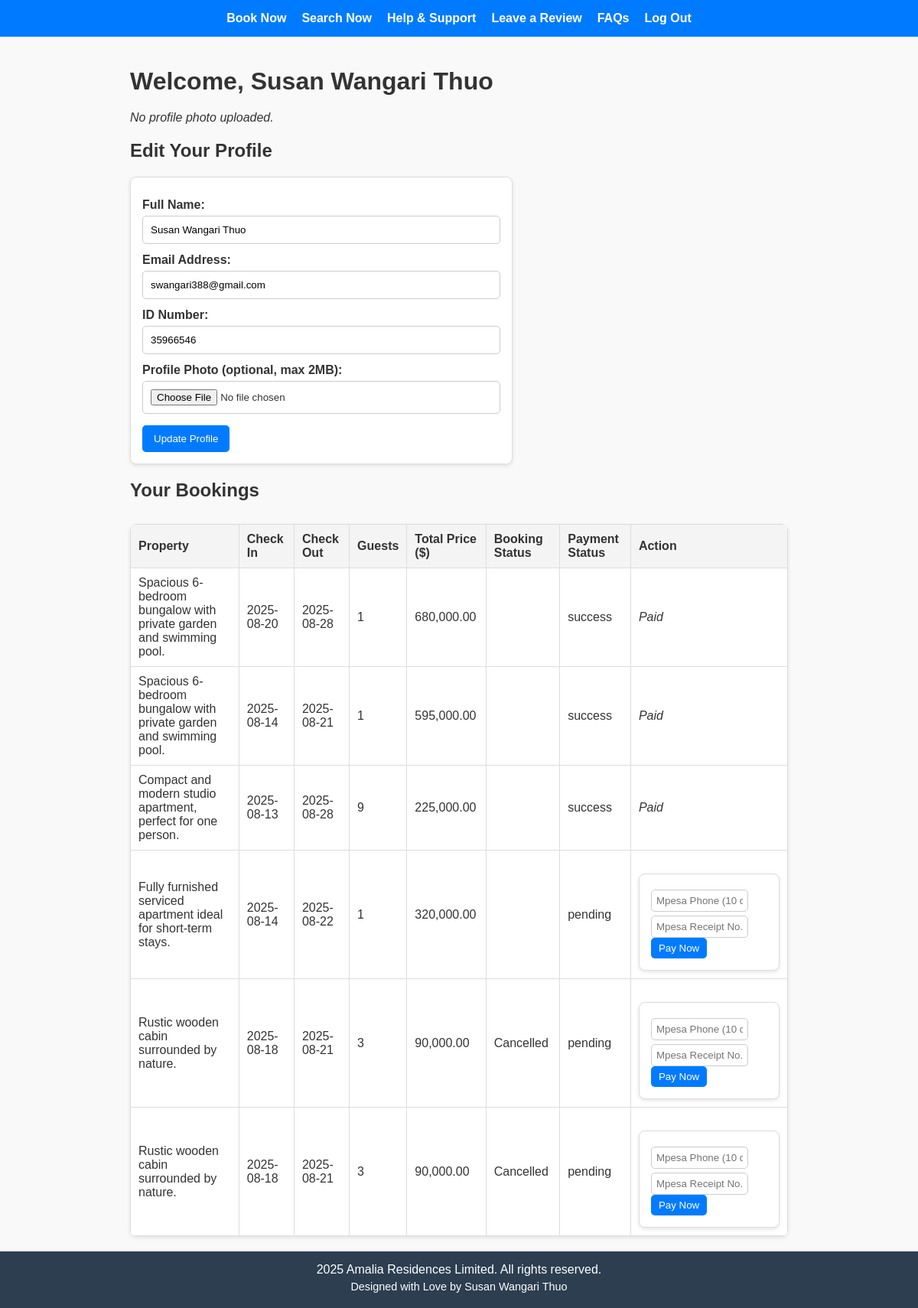
/clientdashboard.php (signed in), run on the app's committed database.
### tables this page shows
CREATE TABLE `users` (
  `user_id` int(11) NOT NULL,
  `name` varchar(100) DEFAULT NULL,
  `email` varchar(100) DEFAULT NULL,
  `id_number` varchar(50) DEFAULT NULL,
  `profile_photo` varchar(255) DEFAULT NULL,
  `password` varchar(255) DEFAULT NULL,
  `role` enum('host','guest') NOT NULL DEFAULT 'guest'
);

CREATE TABLE `bookings` (
  `booking_id` int(11) NOT NULL,
  `user_id` int(11) DEFAULT NULL,
  `property_id` int(11) DEFAULT NULL,
  `booking_date` date DEFAULT NULL,
  `check_in` date DEFAULT NULL,
  `check_out` date DEFAULT NULL,
  `num_guests` int(11) NOT NULL DEFAULT 1,
  `status` enum('pending','confirmed','cancelled') DEFAULT 'pending',
  `totalprice` decimal(10,2) NOT NULL
);

CREATE TABLE `properties` (
  `property_id` int(11) NOT NULL,
  `owner_id` int(11) DEFAULT NULL,
  `description` text DEFAULT NULL,
  `location` varchar(255) DEFAULT NULL,
  `price` decimal(10,2) DEFAULT NULL,
  `status` enum('available','booked') DEFAULT 'available',
  `image` varchar(255) NOT NULL,
  `maxguests` int(11) NOT NULL
);

### clientdashboard.php (the view, shortened to what this page needs)
<?php
include "db.php";
$user_id = $_SESSION['user_id'];
$stmt = $conn->prepare("SELECT name, email, id_number, profile_photo FROM users WHERE user_id = ?");
$stmt->bind_param("i", $user_id);
$stmt->execute();
$result = $stmt->get_result();
$user = $result->fetch_assoc();
$bookings_sql = "
    SELECT b.booking_id, b.property_id, b.check_in, b.check_out, b.num_guests,
           b.totalprice, b.status,
           p.description AS property_description,
           (SELECT payment_status FROM payments WHERE booking_id = b.booking_id ORDER BY payment_date DESC LIMIT 1) AS payment_status
    FROM bookings b
    JOIN properties p ON b.property_id = p.property_id
    WHERE b.user_id = ?
    ORDER BY b.booking_date DESC
";
$stmt = $conn->prepare($bookings_sql);
$stmt->bind_param("i", $user_id);
$stmt->execute();
$bookings_result = $stmt->get_result();
?>
<!DOCTYPE html>
<html lang="en">
<head>
</head>
<body>
     <nav class="nav">
        <a href="viewproperties.php">Book Now</a>
        <a href="searchproperties.php">Search Now</a>
        <a href="contact_us.php">Help & Support</a>
        <a href="reviews.php">Leave a Review</a>
        <a href="FAQs.html">FAQs</a>
        <a href="logout.php">Log Out</a>
    </nav>
    <div class="container">
<h1 >Welcome, <?= htmlspecialchars($user['name']) ?></h1>
<?php if ($user['profile_photo']): ?>
    <img src="uploads/<?= htmlspecialchars($user['profile_photo']) ?>" alt="Profile Photo" class="profile-photo" />
<?php else: ?>
    <p><em>No profile photo uploaded.</em></p>
<?php endif; ?>
<h2>Edit Your Profile</h2>
<form action="" method="POST" enctype="multipart/form-data">
    <label for="name">Full Name:</label>
    <input type="text" name="name" id="name" value="<?= htmlspecialchars($user['name']) ?>" required>
    <label for="email">Email Address:</label>
    <input type="email" name="email" id="email" value="<?= htmlspecialchars($user['email']) ?>" required>
    <label for="id_number">ID Number:</label>
    <input type="text" name="id_number" id="id_number" value="<?= htmlspecialchars($user['id_number']) ?>" required>
    <label for="profile_photo">Profile Photo (optional, max 2MB):</label>
    <input type="file" name="profile_photo" id="profile_photo" accept="image/*">
    <button type="submit" name="update_profile">Update Profile</button>
</form>
<h2>Your Bookings</h2>
<?php if ($bookings_result->num_rows === 0): ?>
    <p>No bookings found.</p>
<?php else: ?>
    <table>
        <thead>
            <tr>
                <th>Property</th>
                <th>Check In</th>
                <th>Check Out</th>
                <th>Guests</th>
                <th>Total Price ($)</th>
                <th>Booking Status</th>
                <th>Payment Status</th>
                <th>Action</th>
            </tr>
        </thead>
        <tbody>
        <?php while ($row = $bookings_result->fetch_assoc()): ?>
            <tr>
                <td><?= htmlspecialchars($row['property_description']) ?></td>
                <td><?= htmlspecialchars($row['check_in']) ?></td>
                <td><?= htmlspecialchars($row['check_out']) ?></td>
                <td><?= htmlspecialchars($row['num_guests']) ?></td>
                <td><?= number_format($row['totalprice'], 2) ?></td>
                <td><?= htmlspecialchars(ucfirst($row['status'])) ?></td>
                <td><?= htmlspecialchars($row['payment_status'] ?? 'pending') ?></td>
                <td>
                    <?php if (empty($row['payment_status']) || strtolower($row['payment_status']) == 'pending'): ?>
                        <form method="POST" class="pay-form">
                            <input type="text" name="mpesa_phone" placeholder="Mpesa Phone (10 digits)" required pattern="\d{10}" maxlength="10" size="12">
                            <input type="text" name="mpesa_receipt" placeholder="Mpesa Receipt No." required size="12">
                            <button type="submit" name="pay_now">Pay Now</button>
                        </form>
                    <?php else: ?>
                        <em>Paid</em>
                    <?php endif; ?>
                </td>
            </tr>
        <?php endwhile; ?>
        </tbody>
    </table>
<?php endif; ?>
</div>
<footer class="site-footer">
  <div class="footer-content">
    <p&copy;> 2025 Amalia Residences Limited. All rights reserved.</p>
    <p>Designed with Love by Susan Wangari Thuo</p>
  </div>
</footer>
</body>
</html>

### clientdashboard.php (style rules this page uses)
* { margin: 0; padding: 0; box-sizing: border-box; }
html, body { height: 100%; font-family: Arial, sans-serif; display: flex; flex-direction: column; background: #f9f9f9; color: #333; }
.nav { display: flex; justify-content: center; gap: 20px; background: #007bff; padding: 15px 20px; flex-wrap: wrap; }
.nav a { color: #fff; text-decoration: none; font-weight: bold; transition: color 0.2s ease; }
h1 { margin: 20px 0; }
.container, form, table, img, p, h2 { margin-top: 20px; }
.container { max-width: 900px; margin: 0 auto; padding: 20px; }
form { max-width: 500px; padding: 15px; background: #fff; border: 1px solid #ddd; border-radius: 8px; box-shadow: 0 2px 5px rgba(0,0,0,0.1); }
label { display: block; margin-top: 12px; font-weight: bold; }
input[type=text], input[type=email], input[type=file], input[type=number], input[type=password] { width: 100%; padding: 10px; margin-top: 5px; border: 1px solid #ccc; border-radius: 5px; }
button { margin-top: 15px; padding: 10px 15px; background: #007bff; color: white; border: none; border-radius: 5px; cursor: pointer; transition: background 0.3s ease; }
table { border-collapse: collapse; width: 100%; margin-top: 30px; background: #fff; border-radius: 8px; overflow: hidden; box-shadow: 0 2px 5px rgba(0,0,0,0.1); }
th, td { border: 1px solid #ddd; padding: 10px; text-align: left; }
th { background-color: #f4f4f4; }
.pay-form input { width: auto; display: inline-block; margin-right: 5px; padding: 6px; }
.pay-form button { padding: 6px 10px; margin-top: 0; }
.site-footer { background: #2c3e50; color: #fff; text-align: center; padding: 15px 10px; margin-top: auto; }
.site-footer p { margin: 5px 0; font-size: 0.9rem; }

### data on the page
users: name "Susan Wangari Thuo", email "swangari388@gmail.com", id_number "35966546"
bookings: property.description "Spacious 6-bedroom bungalow with private garden and swimming pool.", check_in "2025-08-20", check_out "2025-08-28", num_guests "1", totalprice "680,000.00", payment_status "success", shows "Paid"
bookings: property.description "Spacious 6-bedroom bungalow with private garden and swimming pool.", check_in "2025-08-14", check_out "2025-08-21", num_guests "1", totalprice "595,000.00", payment_status "success", shows "Paid"
bookings: property.description "Compact and modern studio apartment, perfect for one person.", check_in "2025-08-13", check_out "2025-08-28", num_guests "9", totalprice "225,000.00", payment_status "success", shows "Paid"
bookings: property.description "Fully furnished serviced apartment ideal for short-term stays.", check_in "2025-08-14", check_out "2025-08-22", num_guests "1", totalprice "320,000.00", payment_status "pending"
bookings: property.description "Rustic wooden cabin surrounded by nature.", check_in "2025-08-18", check_out "2025-08-21", num_guests "3", totalprice "90,000.00", status "Cancelled", payment_status "pending"
bookings: property.description "Rustic wooden cabin surrounded by nature.", check_in "2025-08-18", check_out "2025-08-21", num_guests "3", totalprice "90,000.00", status "Cancelled", payment_status "pending"
